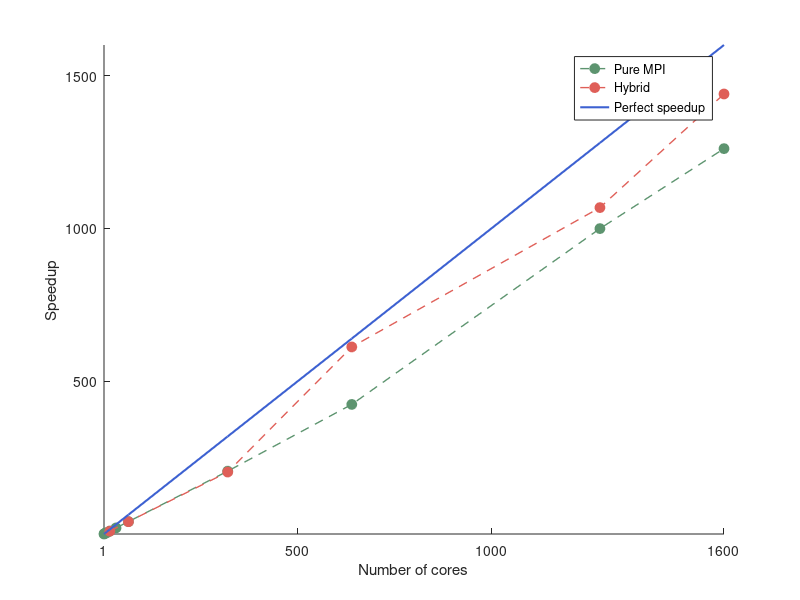

Reproduce this figure in MATLAB.
clc; clear all; close all; 

MPI =[
819.70
413.90
223.30
156.80
78.50
39.29
19.77
3.97
1.93
0.82
0.65
];

cores_MPI=[
1
2
4
8
16
32
64
320
640
1280
1600
];

Hybrid_8 =[
78.92
19.88
4.026
1.338
0.7673
0.5693
];

cores_Hybrid=[
16
64
320
640
1280
1600
];

MPI_sp = MPI(1)./MPI;
Hybrid_sp = MPI(1)./Hybrid_8;

my_green_1 = [93 148 111] ./ 255;
my_green_2 = [87 160 37] ./ 255;

my_blue_1 = [61 97 209] ./ 255;
my_blue_2 = [89 89 224] ./ 255;

my_red_1 = [223 95 88] ./ 255;
my_red_2 = [193 8 23] ./ 255;




%FigHandle = figure('Position', [1200, 200, 500, 500]);
FigHandle = figure('Position', [1200, 200, 13*29, 11.5*29]);
hold on; 
plot(cores_MPI,MPI_sp,'--o','Color',my_green_1, 'LineWidth', 1, ...
   'MarkerSize', 7, 'MarkerEdgeColor', my_green_1, 'MarkerFaceColor', my_green_1); 
plot(cores_Hybrid,Hybrid_sp,'--o','Color',my_red_1, 'LineWidth', 1, ...
   'MarkerSize', 7, 'MarkerEdgeColor', my_red_1, 'MarkerFaceColor', my_red_1); 
plot(cores_MPI,cores_MPI,'Color',my_blue_1 , 'LineWidth', 1.5) 

LEG1 = legend('Pure MPI','Hybrid','Perfect speedup');
xlabel('Number of cores');
ylabel('Speedup');
axis([1,1600,1,1600]);
set(gca,'xtick',[1  500 1000 1600]);
%{
set(gca, 'XTickLabel',[]) 
yl = get(gca, 'YLim');
str = cellstr( num2str(temp(:)) );      %# format x-ticks as 2^{xx}
hTxt = text(xt, yl(ones(size(xt))), str, ...   %# create text at same locations
    'Interpreter','tex', ...                   %# specify tex interpreter
    'VerticalAlignment','top', ...             %# v-align to be underneath
    'HorizontalAlignment','center' ); 
LEG1 = legend('MPI speedup','Perfect speed-up');
xlabel('Number of cores');
ylabel('Speedup');
axis([0,8,0,50]);
set(gca,'xtick',x);
set(gca,'ytick',[0:8:80]);
set(LEG1);

%}



%{
set(gcf,'Units','inches');
screenposition = get(gcf,'Position');
set(gcf,...
    'PaperPosition',[0 0 screenposition(3:4)],...
    'PaperSize',[screenposition(3:4)]);
print -dpdf -painters largeGrid_speedup
%}






















